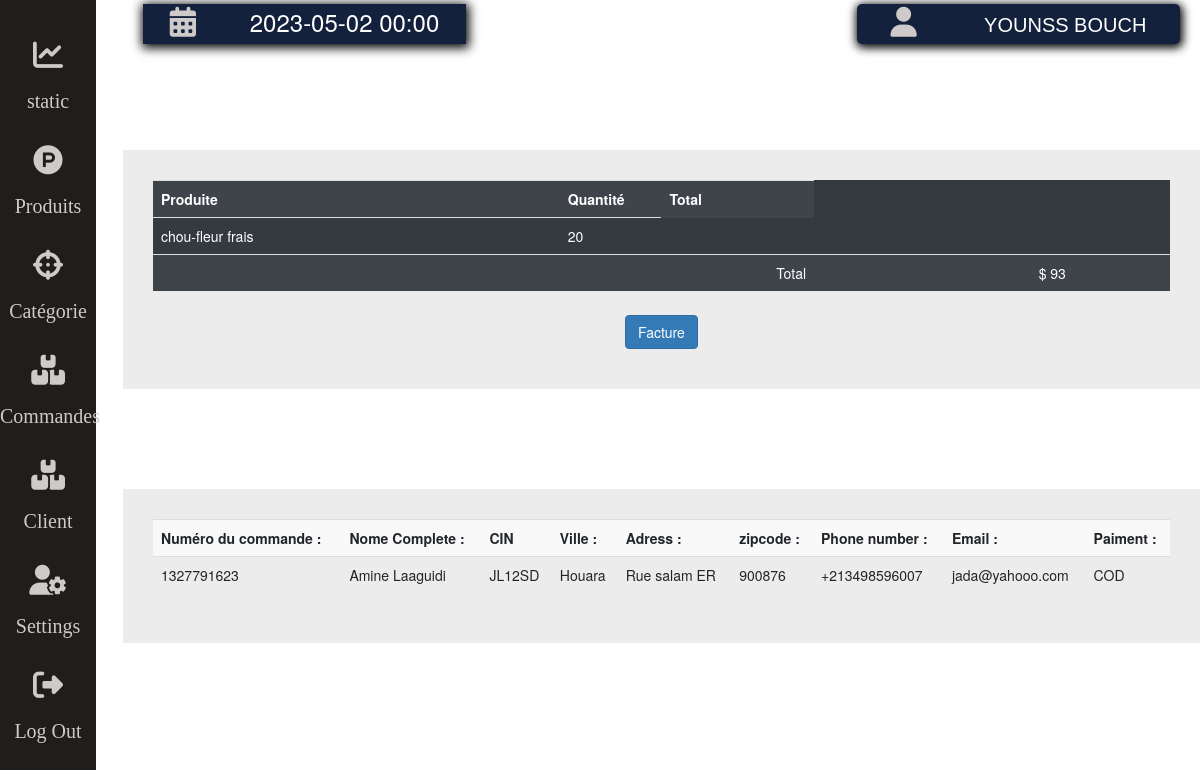
Page /stageopti/dashboard/content/comanddt.php?commanddtid=1327791623 (signed in) on the committed database.
### tables this page shows
CREATE TABLE `commande` (
  `numcomand` int NOT NULL,
  `prodpid` int NOT NULL,
  `cdate` date NOT NULL,
  `time` varchar(45) NOT NULL,
  `pquantité` float NOT NULL,
  `prix` float NOT NULL,
  `cstatus` varchar(50) NOT NULL DEFAULT 'en attendre',
  `Cfullnome` varchar(50) NOT NULL,
  `Ville` varchar(45) NOT NULL,
  `Cadress` varchar(50) NOT NULL,
  `Zipcode` int DEFAULT NULL,
  `cPmode` varchar(50) NOT NULL,
  `Cphone` varchar(50) NOT NULL,
  `CIN` varchar(50) NOT NULL,
  `cemail` varchar(50) NOT NULL,
  KEY `cPmode` (`cPmode`),
  KEY `prodpid` (`prodpid`),
  CONSTRAINT `commande_ibfk_1` FOREIGN KEY (`cPmode`) REFERENCES `paimentmode` (`pmode`) ON DELETE CASCADE ON UPDATE CASCADE,
  CONSTRAINT `commande_ibfk_2` FOREIGN KEY (`prodpid`) REFERENCES `produit` (`pid`) ON DELETE CASCADE ON UPDATE CASCADE
);

CREATE TABLE `produit` (
  `pid` int NOT NULL AUTO_INCREMENT,
  `ptitre` varchar(300) NOT NULL,
  `pcategorie` varchar(50) NOT NULL,
  `quantité` float NOT NULL DEFAULT '0',
  `discount` float NOT NULL DEFAULT '0',
  `prixV` float NOT NULL,
  `prixA` float NOT NULL,
  `ptype` varchar(50) NOT NULL,
  `desci` varchar(500) DEFAULT NULL,
  `tva` float DEFAULT '0',
  PRIMARY KEY (`pid`,`ptitre`),
  UNIQUE KEY `ptitre` (`ptitre`),
  KEY `produiitfk1` (`pcategorie`),
  KEY `typeprud_idx` (`ptype`),
  CONSTRAINT `Fk_produittype` FOREIGN KEY (`ptype`) REFERENCES `typeproduite` (`ntype`) ON DELETE CASCADE ON UPDATE CASCADE,
  CONSTRAINT `produiitfk1` FOREIGN KEY (`pcategorie`) REFERENCES `catégorie` (`Ncatégorie`) ON DELETE CASCADE ON UPDATE CASCADE
);

### stageopti/dashboard/dtb.php (called while the page is built, shortened)
<?php
class daoges{
    function connexion(){
        $sqldt = new PDO('mysql:host=localhost;dbname=ecommestg','root','toor');
		return $sqldt;
    }
    function alladminstration($user){
        $bdd = $this->connexion();
        if($user!=""){
            $respose = $bdd->query("SELECT * FROM administration WHERE user = '$user'");
            while($ligne= $respose->fetch()){
                $liste[]=[$ligne['user'],$ligne['Email'],$ligne['FullNom'],$ligne['type']];
            }
        }else{
        $respose = $bdd->query("SELECT * FROM administration");
        while($ligne= $respose->fetch()){
            $liste[]=[$ligne['user'],$ligne['Email'],$ligne['FullNom'],$ligne['type']];
        }
        }
        return $liste;
    }
    function listecommand($numcomm){
        $bdd = $this->connexion();
        if($numcomm==""){
            $respose = $bdd->query("SELECT * FROM commande  NATURAL JOIN produit WHERE commande.prodpid = produit.pid ");
            while($ligne= $respose->fetch()){
                $liste[]=[$ligne['numcomand'],$ligne['ptitre'],$ligne['cdate'],$ligne['pquantité'],$ligne['prix'],$ligne['cstatus'],$ligne['Cfullnome'],$ligne['Cadress'],$ligne['cPmode'],$ligne['Cphone'],$ligne['CIN']];
            }
            return $liste;
        }else{
            $respose = $bdd->query("SELECT * FROM commande  NATURAL JOIN produit WHERE commande.prodpid = produit.pid AND numcomand = $numcomm ");
            while($ligne= $respose->fetch()){
                $liste[]=[$ligne['numcomand'],$ligne['ptitre'],$ligne['cdate'],$ligne['pquantité'],$ligne['prix'],$ligne['cstatus'],$ligne['Cfullnome'],$ligne['Cadress'],$ligne['cPmode'],$ligne['Cphone'],$ligne['CIN'],$ligne['cemail'],$ligne['Ville'],$ligne['Zipcode'],$ligne['discount'],$ligne['tva'],$ligne['prixV']];
            }
            return $liste;
        }
    }
    function slecttype(){
           $bdd = $this->connexion();
           $respose = $bdd->query("SELECT * FROM typeproduite ");
            while($ligne= $respose->fetch()){
                $liste[]=[$ligne['ntype'],$ligne['unite'],$ligne['description']];
            }
            return $liste;
    }
    function listeprudect($pid){
        $bdd = $this->connexion();
        if($pid == ""){
            $respose = $bdd->query("SELECT * FROM produit  ");
            while($ligne= $respose->fetch()){
                $liste[]=[$ligne['pid'],$ligne['ptitre'],$ligne['pcategorie'],$ligne['quantité'],$ligne['discount'],$ligne['prixV'],$ligne['prixA'],$ligne['ptype'],$ligne['desci'],$ligne['tva']];
            }
            return $liste;
        }else{
            $respose = $bdd->query("SELECT * FROM produit WHERE pid = $pid  ");
            while($ligne= $respose->fetch()){
                $liste[]=[$ligne['pid'],$ligne['ptitre'],$ligne['pcategorie'],$ligne['quantité'],$ligne['discount'],$ligne['prixV'],$ligne['prixA'],$ligne['ptype'],$ligne['desci']];
            }
            return $liste;
        }
    }
    function listecat(){
        $bdd = $this->connexion();
        $respose = $bdd->query("SELECT * FROM catégorie ");
        while($ligne= $respose->fetch()){
            $nomcat = $ligne['Ncatégorie'];
            $response2 = $bdd->query("SELECT * FROM produit WHERE pcategorie ='$nomcat' ");
            $nbprd = $response2->rowCount();
            $liste[]=[$ligne['Ncatégorie'],$ligne['desci'],$ligne['cimage'],$nbprd];
        }
        return $liste;
    }
}
?>

### stageopti/dashboard/content/comanddt.php (the view, shortened to what this page needs)
<!doctype html>
<html >
<head>
    <link rel="stylesheet" href="https://cdn.jsdelivr.net/npm/bootstrap@4.5.3/dist/css/bootstrap.min.css">
    <link rel="stylesheet" href="https://maxcdn.bootstrapcdn.com/bootstrap/3.4.1/css/bootstrap.min.css">
    <link rel="stylesheet" href="css/dashboard.css">
    <link rel="stylesheet" href="../css/dashboard.css">
</head>
<body>
        <?php   include("headerdash.php")    ?>
        <section  class="stat">
        <table class="table table-dark table-striped" name="mainForm">
					<tr>
						<th width="40%">Produite </th>
						<th width="10%">Quantité</th>
						<th width="15%">Total</th>
					</tr>
					<?php
						foreach($cdtlign as  $cdtlign2)
						{
					?>
					<tr>
						<td><?php echo $cdtlign2[1]; ?></td>
						<td><?php echo $cdtlign2[3]; ?></td>
					</tr>
					<?php
						}
                    ?>
					<tr>
						<td colspan="3" align="right">Total</td>
						<td align="right">$ <?php   echo $cdtlign2[4] ?></td>
						<td></td>
					</tr>
    </table>
    <div align="center">
        <h2> <a href="../../example07.php?ncommand=<?php echo $_GET['commanddtid']; ?>" type="button" class="btn btn-primary"> Facture</a> </h2>
    </div>
        </section>
            <section class="stat">
            <div class="Clientinfo">
                <table class="table table-striped">
                    <tr>
                        <th>Numéro du commande : </th>
                        <th>Nome Complete :</th>
                        <th>CIN</th>
                        <th>Ville : </th>
                        <th>Adress :</th>
                        <th>zipcode : </th>
                        <th>Phone number :</th>
                        <th>Email :</th>
                        <th>Paiment : </th>
                    </tr>
                    <tr>
                        <td><?php   echo $cdtlign2[0] ?></td>
                        <td><?php   echo $cdtlign2[6] ?></td>
                        <td><?php   echo $cdtlign2[10] ?></td>
                        <td><?php   echo $cdtlign2[12] ?></td>
                        <td><?php   echo $cdtlign2[7] ?></td>
                        <td><?php   echo $cdtlign2[13] ?></td>
                        <td><?php   echo $cdtlign2[9] ?></td>
                        <td><?php   echo $cdtlign2[11] ?></td>
                        <td><?php   echo $cdtlign2[8] ?></td>
                    </tr>
                </table>
            </div>
            </section>
</body>
</html>

### stageopti/dashboard/css/dashboard.css (style rules this page uses)
* { margin: 0; padding: 0; }
.stat { width: 100%; background-color: rgb(160, 160, 160,0.2); padding: 30px; margin-top: 100px; }

### rows in the picture
commande: produit.ptitre "chou-fleur frais", pquantité "20", prix "93", numcomand "1327791623", Cfullnome "Amine Laaguidi", CIN "JL12SD", Ville "Houara", Cadress "Rue salam ER", Zipcode "900876", Cphone "+213498596007", cemail "jada@yahooo.com", cPmode "COD"

### other values in the picture
$_SESSION['name'] "YOUNSS BOUCH"
